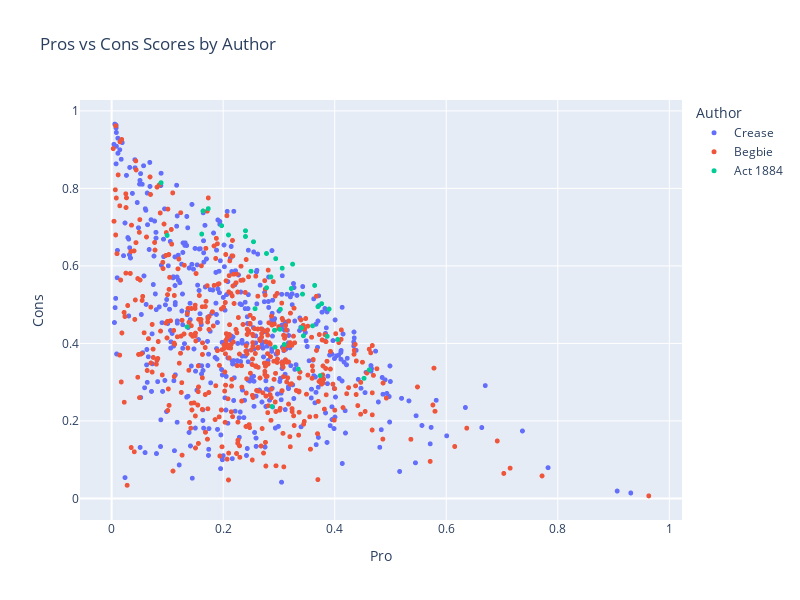

Notebook code cell kept with this figure:
### Markdown cell above
We visualize the distribution of the Pro scores and Cons scores for each author using interactive scatter plots and histograms below to see how the scores are distributed across the sentences. This allows us to see if there are any patterns or trends in the stances of the authors

### Code cell
df_scores['Text'] = df_scores['Text'].apply(lambda t: wrap_text(t, width = 50))

fig = px.scatter(
    df_scores,
    x="Pro",
    y="Cons",
    color="Author",
    hover_data=["Text"],
    title="Pros vs Cons Scores by Author",
    width=800,
    height=600
)

fig.update_traces(marker=dict(size=5))
fig.show()

### Figure 1 — Plotly figure (JSON) as saved in the notebook; plotly's stock layout.template omitted (floating-point values rounded to 4 significant figures; data arrays with more than 128 entries replaced by an {"elided": "..."} marker saying what was removed)
{"data": [{"customdata": {"elided": "475x1 str values"}, "hovertemplate": "Author=Crease<br>Pro=%{x}<br>Cons=%{y}<br>Text=%{customdata[0]}<extra></extra>", "legendgroup": "Crease", "marker": {"color": "#636efa", "size": 5, "symbol": "circle"}, "mode": "markers", "name": "Crease", "showlegend": true, "type": "scattergl", "x": {"elided": "475 float values"}, "xaxis": "x", "y": {"elided": "475 float values"}, "yaxis": "y"}, {"customdata": {"elided": "487x1 str values"}, "hovertemplate": "Author=Begbie<br>Pro=%{x}<br>Cons=%{y}<br>Text=%{customdata[0]}<extra></extra>", "legendgroup": "Begbie", "marker": {"color": "#EF553B", "size": 5, "symbol": "circle"}, "mode": "markers", "name": "Begbie", "showlegend": true, "type": "scattergl", "x": {"elided": "487 float values"}, "xaxis": "x", "y": {"elided": "487 float values"}, "yaxis": "y"}, {"customdata": [["An Act to regulate the Chinese population of<br>British Columbia."], ["WHEREAS the incoming of Chinese to British<br>Columbia largely exceeds that of any other class<br>of immigrant, and the population so introduced are<br>fast becoming superior in number to our own race;<br>are not disposed to be governed by our laws; are<br>dissimilar in habits and occupation from our<br>people; evade the payment of taxes justly due to<br>the Government; are governed by pestilential<br>habits; are useless in instances of emergency;<br>habitually desecrate grave yards by the removal of<br>bodies therefrom; and generally the laws governing<br>the whites are found to be inapplicable to<br>Chinese, and such Chinese are inclined to habits<br>subversive of the comfort and well-being of the<br>community:    And whereas it is expedient to pass<br>special laws for the Government of Chinese:<br>Therefore, Her Majesty, by and with the advice and<br>consent of the Legislative Assembly of the<br>Province of British Columbia, enacts as follows:—<br>1."], ["This Act shall be cited as the \"Chinese Regulation<br>Act, 1884.\""], ["The term \"Chinese\" wherever used in this Act shall<br>mean any native of the Chinese Empire or its<br>dependencies not born of British parents, and<br>shall include any person of the Chinese race."], ["From and after the passage of this Act there shall<br>be payable and paid by every Chinese in British<br>Columbia, above the age of fourteen years, unto<br>and for the use of Her Majesty, Her heirs and<br>successors, the sum of ten dollars, and thereafter<br>on the 1st day of June in each and every year<br>there shall be likewise payable and paid by such<br>Chinese person a further sum of ten dollars."], ["The Lieutenant-Governor in Council shall<br>immediately upon the passage of this Act, and from<br>time to time thereafter as occasion may require,<br>appoint in each electoral district, one or more<br>person or persons to be called Chinese Collectors,<br>to collect and receive such payments from Chinese,<br>and such Collector or Collectors immediately upon<br>such payment shall issue and deliver to the person<br>paying the same a licence in the form contained in<br>the Schedule hereto, and the Lieutenant-Governor<br>in Council may require from the Collectors so to<br>be appointed such security as he may see fit and<br>may allow them such percentage upon the amount of<br>collections as may seem reasonable and just, and<br>the Lieutenant-Governor in Council may further<br>allow such additional sum by way of expenses as<br>may be necessary and reasonable for the purpose of<br>carrying out the provisions of this Act."], ["Any Chinese who shall be found within the Province<br>not having in his possession a licence issued<br>under the provisions of this Act, lawfully issued<br>to him, shall on conviction thereof forfeit and<br>pay a sum not exceeding forty dollars."], ["Any Collector or Government servant wilfully<br>disobeying any of the provisions of this Act shall<br>forfeit and pay a sum not exceeding one hundred<br>dollars."], ["Every Collector shall collect the tax from each<br>Chinese, and shall as soon afterwards as may be<br>pay over the amount to the Officer in charge of<br>the Treasury, or to such other person as the<br>Lieutenant-Governor in Council may from time to<br>time direct."], ["Every employer of Chinese shall furnish to the<br>Collector, when requested by him so to do, from<br>time to time, a list of all Chinese in his employ,<br>or indirectly employed by him; but no such<br>statement shall bind the Collector, nor shall<br>excuse him from making due enquiry to ascertain<br>its correctness."], ["In case any employer of Chinese fails to deliver<br>to the Collector the list mentioned in the<br>preceding section, when required so to do, or<br>knowingly states anything falsely therein, such<br>employer shall, on complaint of the Collector and<br>upon conviction before a Justice of the Peace<br>having jurisdiction within the district wherein<br>such employer carries on his business, forfeit and<br>pay a fine not exceeding one hundred dollars for<br>every Chinese in his employ, to be recovered by<br>distress of the goods and chattels of such<br>employer failing to pay the same, or in lieu<br>thereof shall be liable to imprisonment for a<br>period not less than one month and not exceeding<br>two calendar months."], ["The Collector may, by himself or his agent, levy<br>the amount of the licence from any Chinese not<br>being in lawful possession of a licence, with<br>costs, by distress of his goods and chattels, or<br>of any goods and chattels which may be in the<br>possession of the delinquent, or which may be upon<br>or in any premises (whether the goods of the<br>delinquent or not) for the time being in the<br>possession or occupation of such delinquent<br>Chinese, and for the purposes of this section<br>premises shall be deemed to be in the possession<br>or occupation of any Chinese when it can be shewn<br>to the satisfaction of the tribunal having<br>cognizance of the matter—    (a.)"], ["That such Chinese habitually frequents such<br>premises with the assent of the owner."], ["That he is the owner or one of the owners of the<br>premises, or has control either alone or jointly<br>with another or others of such premises or some<br>part thereof."], ["(c.) That he has passed the night or slept upon<br>such premises at any time within a week of the<br>levy."], ["It shall be sufficient authority for the Collector<br>to levy as aforesaid on the non-production of the<br>licence."], ["Proof of the lawful possession of such receipt<br>shall lie on the person whose goods are<br>distrained."], ["Every employer of Chinese shall demand from every<br>such Licence to be demanded by employer and<br>retained during the service."], ["Chinese in his employ his licence, and shall<br>retain the same in his possession during the time<br>such Chinese is in his employ, and shall return<br>the same to him when he leaves his service; and<br>every employer as aforesaid shall produce to the<br>Collector, whenever required so to do, such<br>licence for his inspection."], ["The Toll Collector at any and every toll gate<br>which may exist in the Province from time to time,<br>shall, before allowing any Chinese to pass through<br>any toll gate, demand from such Chinese the<br>production of his licence, and, until the same is<br>produced, such Chinese shall not be allowed to<br>proceed through the toll gate."], ["It shall be unlawful for any person to employ any<br>Chinese who has not in his possession the licence<br>required by this Act, and any person guilty of an<br>infraction of the provisions of this section shall<br>forfeit and pay a fine not exceeding fifty dollars<br>for every Chinese so employed."], ["The sum payable by a Chinese for a free miner’s<br>certificate shall be fifteen dollars for each year<br>during which the same is to be in force instead of<br>five dollars, as by the present mining laws<br>provided, and no free miner’s certificate shall<br>hereafter be issued to any Chinese except upon<br>payment of the said sum of fifteen dollars."], ["Any Chinese who shall be found mining for gold and<br>precious metals, or following the ordinary<br>occupation of a free miner, whether on his own<br>account or for others, without having in his<br>possession a free miner’s certificate, lawfully<br>issued to him subsequently to the passage of this<br>Act, and any person who shall employ any Chinese<br>in and about gold mining who has not in his<br>possession such a certificate, shall forfeit and<br>pay a sum not exceeding thirty dollars."], ["of the Schedule A to the “Licences Ordinance,<br>1867,” is hereby amended by adding thereto the<br>following words: “but no licence shall be issued<br>to any Chinese.”    17."], ["Without the permission in writing of the<br>Provincial Secretary or Government Agent of the<br>district or place where the permission is sought<br>it shall be unlawful to remove the remains of any<br>dead Chinese from any cemetery or place where such<br>dead Chinese may have been interred, or to exhume<br>the bodies or remains of any dead Chinese, and any<br>person guilty of an infraction of this section<br>shall forfeit and pay a sum not exceeding one<br>hundred dollars."], ["The use of opium (except for medicinal or surgical<br>purposes) is hereby prohibited, and any person who<br>shall use or consume, or have in his possession<br>any opium, except for the purposes aforesaid,<br>shall forfeit and pay a penalty not exceeding one<br>hundred dollars, and the onus of proof shall lie<br>upon the party charged of showing that such opium<br>was used, or consumed, or in his possession for<br>medicinal or surgical purposes."], ["Any pecuniary penalty by this Act imposed may be<br>sued for and recovered in a summary way before any<br>Justice of the Peace having jurisdiction in the<br>locality where the charge is made, and in default<br>of immediate payment of any such penalty the same<br>may be recovered by distress and sale of the goods<br>of the offender, and failing sufficient distress,<br>the offender shall suffer a term of imprisonment<br>not exceeding three calendar months."], ["No conviction for any offence shall be quashed for<br>want of form, and no conviction shall be removed<br>into any of Her Majesty’s Courts by certiorari or<br>reviewed in any manner, except by appeal in manner<br>hereinafter stated, that is to say: Any Chinese<br>convicted of an offence against the provisions of<br>this Act may appeal to the County Court nearest to<br>the place of conviction, provided he shall, within<br>four days after such conviction, have given notice<br>in writing to the convicting Magistrate of his<br>intention to appeal, and shall have furnished<br>security in the sum of one hundred dollars,<br>conditioned to abide by the decision of the<br>appellate Court, and shall have also deposited<br>with the convicting Magistrate a sum of money<br>sufficient in the opinion of such Magistrate to<br>pay the costs and expenses of a jury to try such<br>appeal, and such appeal shall be heard and tried<br>before the County Court, with or without a jury of<br>five, at the option of the parties, and<br>notwithstanding any defect in the proceedings, the<br>appeal shall be heard and decided on the merits,<br>and if the conviction be affirmed the appellant<br>shall be punished according to the conviction, and<br>shall pay the costs of the appeal, and if the<br>appeal be allowed, it shall be lawful for the<br>Lieutenant-Governor in Council to issue his<br>warrant to the Treasurer for the repayment to the<br>appellant of the money paid by him for jury<br>process."], ["Any Chinese who shall lend his licence or free<br>miner’s certificate to another Chinese, and any<br>Chinese who shall utter or pass off upon any<br>Collector or other person any licence or free<br>miner’s certificate other than his own, with<br>intent himself to avoid payment of the licence fee<br>payable under this Act, (and the onus of proving<br>that such was not his intent, shall rest upon the<br>person charged), shall forfeit and pay a penalty<br>of not less than twenty dollars nor more than one<br>hundred dollars."], ["The tribunal having cognizance of any matter under<br>the provisions of this Act may decide, upon its<br>own view and judgment, whether any person is a<br>Chinese, and whether any person found by the Court<br>to be a Chinese be of the age of fourteen years."], ["It shall not be lawful to let or occupy, or suffer<br>to be occupied as a dwelling, any room unless the<br>following requirements are complied with, that is<br>to say:—    (a.)"], ["Unless such room contains at all times at least<br>384 cubic feet of space for each person occupying<br>the same:    (b.)"], ["Unless such room has a window, made to open, at<br>least two feet square."], ["Any person who lets, occupies, or knowingly<br>suffers to be occupied, any room contrary to the<br>provisions of section 23, shall be liable for<br>every offence to a penalty not exceeding fifty<br>dollars."], ["Any room in which any person passes the night<br>shall be deemed to be occupied as a dwelling<br>within the meaning of this Act."], ["The Lieutenant-Governor in Council may, by any<br>general regulation, direct that any persons<br>imprisoned in respect of any infraction against<br>the provisions of this Act shall be worked and<br>employed at such places and on such public works,<br>or local works for the public benefit or<br>convenience, and may make such rules and<br>regulations, and may alter or annul the same, for<br>the safe custody, control, and general management<br>of such prisoners, as the said Lieutenant-Governor<br>may from time to time deem advisable."], ["The Lieutenant-Governor in Council may also make<br>such rules and regulations, not inconsistent<br>herewith, as may from time to time appear<br>necessary for carrying out the true intent and<br>meaning of this Act."], ["For the purpose of any proceeding taken under the<br>provisions of this Act, the burden shall lie on<br>the defendant of proving that he is exempt from<br>the operation of any of its provisions, and it<br>shall not be necessary in any information,<br>summons, or conviction, or other document, to<br>state or negative any exception in or exemption<br>under this Act or in contemplation of law."], ["This Act shall not come into operation until one<br>year from the passage hereof."], ["This Act may be cited as the \"Chinese Regulation<br>Act, 1884.\""]], "hovertemplate": "Author=Act 1884<br>Pro=%{x}<br>Cons=%{y}<br>Text=%{customdata[0]}<extra></extra>", "legendgroup": "Act 1884", "marker": {"color": "#00cc96", "size": 5, "symbol": "circle"}, "mode": "markers", "name": "Act 1884", "showlegend": true, "type": "scattergl", "x": [0.1615, 0.08859, 0.2942, 0.293, 0.3245, 0.364, 0.1973, 0.4619, 0.1638, 0.3405, 0.1733, 0.2095, 0.1353, 0.3739, 0.3347, 0.2778, 0.3865, 0.3699, 0.3766, 0.2777, 0.24, 0.2544, 0.3059, 0.09948, 0.2855, 0.2572, 0.3439, 0.3899, 0.3423, 0.3221, 0.3094, 0.2877, 0.2921, 0.3019, 0.3604, 0.25, 0.4526, 0.3026, 0.4053, 0.24], "xaxis": "x", "y": [0.6822, 0.8148, 0.6188, 0.3903, 0.6046, 0.5497, 0.7038, 0.3319, 0.7418, 0.4402, 0.7478, 0.68, 0.4429, 0.3169, 0.3338, 0.5437, 0.4183, 0.4949, 0.5025, 0.632, 0.6908, 0.6624, 0.5942, 0.6788, 0.5717, 0.4896, 0.4197, 0.4887, 0.5272, 0.5417, 0.3971, 0.2371, 0.434, 0.4363, 0.4454, 0.5862, 0.3099, 0.4881, 0.41, 0.6759], "yaxis": "y"}], "layout": {"height": 600, "legend": {"title": {"text": "Author"}, "tracegroupgap": 0}, "title": {"text": "Pros vs Cons Scores by Author"}, "width": 800, "xaxis": {"anchor": "y", "domain": [0, 1], "title": {"text": "Pro"}}, "yaxis": {"anchor": "x", "domain": [0, 1], "title": {"text": "Cons"}}}}
